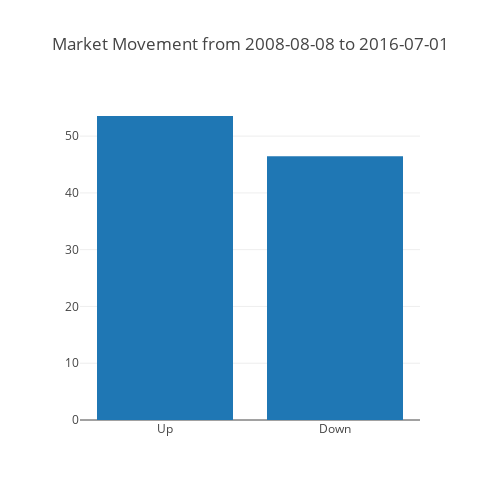

Notebook cell for this chart:
### Code cell
label_barplot = go.Bar(x = ['Up', 'Down'], 
                       y = 100*data['Label'].value_counts().values/data['Label'].value_counts().sum())
py.iplot(go.Figure(data = [label_barplot], 
                   layout = go.Layout(autosize=False, width=500, height=500, 
                                      title="Market Movement from 2008-08-08 to 2016-07-01")), 
         filename='images/label_count')

### Figure 1 — Plotly figure (JSON) as saved in the notebook; plotly's stock layout.template omitted (floating-point values rounded to 4 significant figures)
{"data": [{"type": "bar", "uid": "a6f994ef-83ff-4528-bcbf-668bde1ffd38", "x": ["Up", "Down"], "y": [53.54, 46.46]}], "layout": {"autosize": false, "height": 500, "title": {"text": "Market Movement from 2008-08-08 to 2016-07-01"}, "width": 500}}
